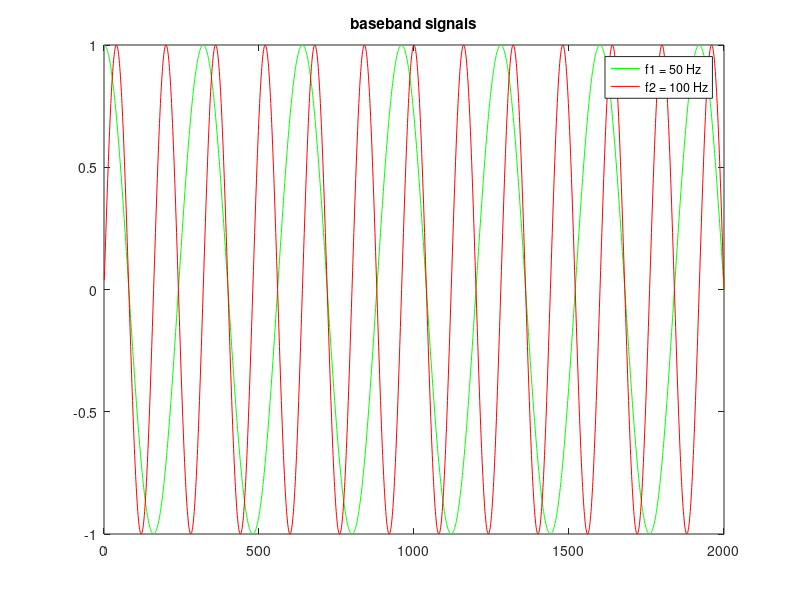
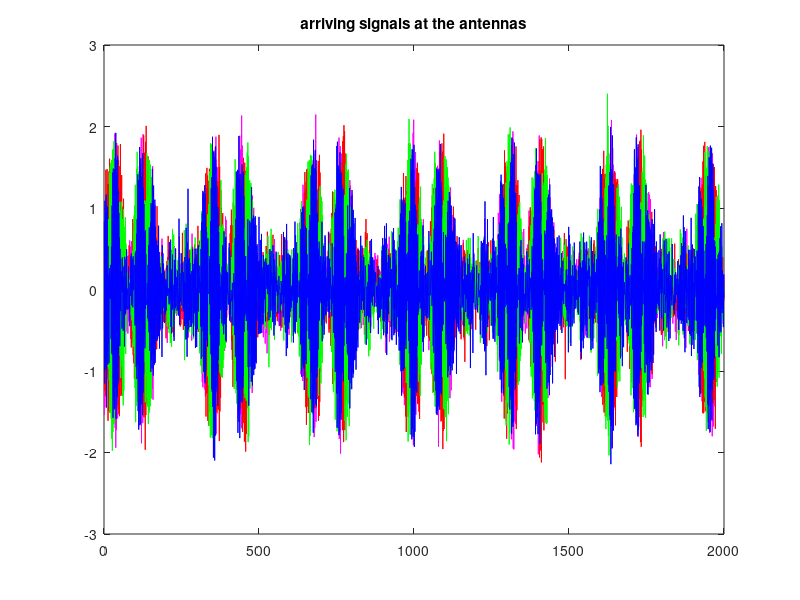
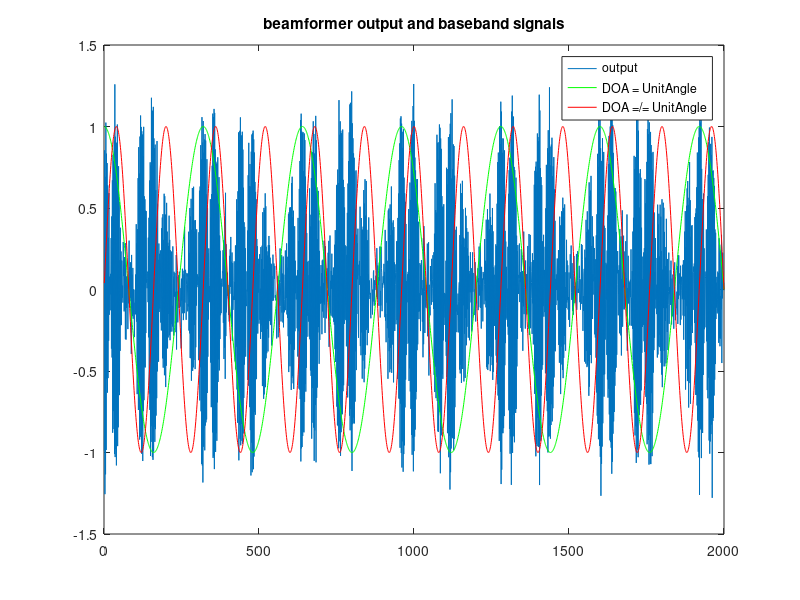

MATLAB code to generate these figures, in order:

%Assignment 3.1b)
clc
clear all
close all


f_s = 16000;                                % sampling frequency
n = 1:2000;                                  % time index
f_c = 7800;                                 % carrier frequency
c = exp(i*n/f_s*2*pi*f_c);  

%create baseband signal as sum of sinusoids
f1 = 50;
f2 = 2*f1;
s1 = cos(2*pi*f1*n/f_s);                      % baseband component f1
s2 = sin(2*pi*f2*n/f_s);                      % baseband component f2 with amplitude 1 to see effect
r1 = s1.*c;
r2 = s2.*c;

%generate phase shift vector h1
theta = 30;                                 % DOA 
theta = theta/360*2*pi;
j = 1:4;                                    % beamformer with 4 antennas
h1(j) = (exp(i*2*pi/5*cos(theta))).^(j-1);   % phase shift vector        
h1=h1.'; 

%generate phase shift vector h2
theta = 45;                                 % DOA 
theta = theta/360*2*pi;
j = 1:4;                                    % beamformer with 4 antennas
h2(j) = (exp(i*2*pi/5*cos(theta))).^(j-1);   % phase shift vector        
h2=h2.'; 

% compute antenna signals for the two arriving components

Y1 = h1*r1;
Y2 = h2*r2;  
V = randn(4,n(end))*0.2;
Ysum = Y1 + Y2 + V;

% compute beamformer

theta0 =30;                              % angle of unit response 
theta0 = theta0/360*2*pi;
h0(j) = (exp(i*2*pi/5*cos(theta0))).^(j-1); % phase shift vector 
h0=h0.';             

Ryy= corr(Ysum'); 

c0=h0'*Ryy^(-1)/(h0'*Ryy^(-1)*h0)

shat= c0*Ysum; 

figure
plot(n,s1, 'g')
hold on
plot(n,s2, 'r')
title('baseband signals')
legend(['f1 = ' num2str(f1) ' Hz'],['f2 = ' num2str(f2) ' Hz'] )

figure()
plot(n,Ysum(1,:),'m')
hold on
plot(n,Ysum(2,:),'r')
hold on
plot(n,Ysum(3,:),'g')
hold on
plot(n,Ysum(4,:),'b')
title('arriving signals at the antennas')


figure
plot(real(shat))
hold on
plot(n,s1, 'g')
hold on
plot(n,s2, 'r')
title('beamformer output and baseband signals')
legend('output','DOA = UnitAngle' , 'DOA =/= UnitAngle')